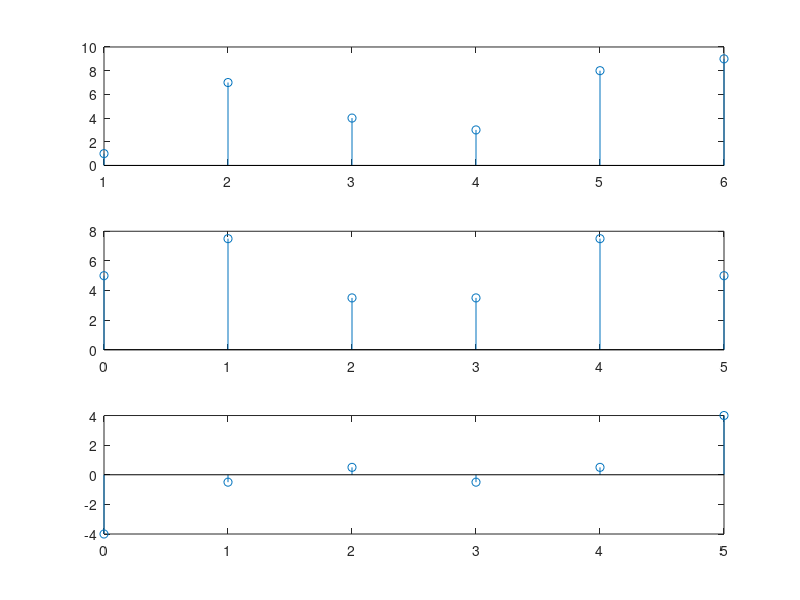

This figure's MATLAB source:
x = [1,7,4,3,8,9];
x_r = flip(x);
n = length(x);
time_vec = 0:n-1;
even_comp = 0.5 * (x+x_r);
odd_comp = 0.5 * (x-x_r);
subplot(3,1,1)
stem(x)
subplot(3,1,2)
stem(time_vec,even_comp)
subplot(3,1,3)
stem(time_vec,odd_comp)

